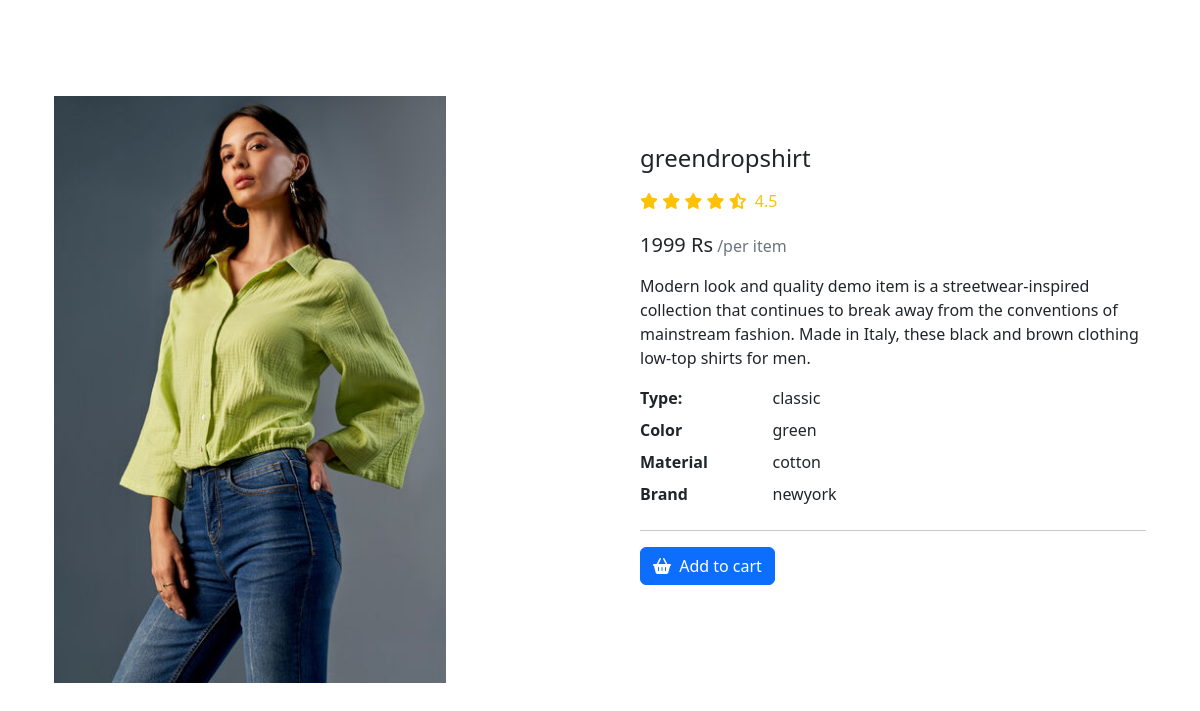
Screenshot of /details/29/ with the database file from the repository.
### app1/models.py (models this page shows)
class Dress(models.Model):
    name=models.CharField(max_length=250)
    price=models.IntegerField()
    brand=models.CharField(max_length=250)
    img=models.ImageField(upload_to='gallery')
    material=models.CharField(max_length=250)
    type=models.CharField(max_length=250)
    colour=models.CharField(max_length=250)
    def __str__(self):
        return self.name

### app1/views.py (the view)
# urls.py: path('details/<int:id>/',views.details, name="details"),
def details(request,id):
    product=Dress.objects.get(pk=id)
    print(product)
    data={
        'data':product
    }
    return render(request,'details.html',data)

### templates/details.html (shortened to what this page needs)
{% load static %}
<!doctype html>
<html lang="en">
  <head>
    <link href="https://cdn.jsdelivr.net/npm/bootstrap@5.2.3/dist/css/bootstrap.min.css" rel="stylesheet">
    <link rel="stylesheet" href="https://cdnjs.cloudflare.com/ajax/libs/font-awesome/6.4.2/css/all.min.css">
    <link rel="stylesheet" href="{% static 'css/style.css' %}">
  </head>
  <body>
    <div class="container my-5">
        <section class="py-5">
            <div class="container">
              <div class="row gx-5">
                <aside class="col-lg-6">
                  <div class=" justify-content-center">
                      <img  class="w-75 " src="{{data.img.url}}" />
                  </div>
                </aside>
                <main class="col-lg-6 mt-5">
                  <div class="ps-lg-3">
                    <h4 class="title text-dark">
                     {{data.name}}
                    </h4>
                    <div class="d-flex flex-row my-3">
                      <div class="text-warning mb-1 me-2">
                        <i class="fa fa-star"></i>
                        <i class="fa fa-star"></i>
                        <i class="fa fa-star"></i>
                        <i class="fa fa-star"></i>
                        <i class="fas fa-star-half-alt"></i>
                        <span class="ms-1">
                          4.5
                        </span>
                      </div>
                    </div>
                    <div class="mb-3">
                      <span class="h5">{{data.price}} Rs</span>
                      <span class="text-muted">/per item</span>
                    </div>
                    <p>
                      Modern look and quality demo item is a streetwear-inspired collection that continues to break away from the conventions of mainstream fashion. Made in Italy, these black and brown clothing low-top shirts for
                      men.
                    </p>
                    <div class="row">
                      <dt class="col-3">Type:</dt>
                      <dd class="col-9">{{data.type}}</dd>
                      <dt class="col-3">Color</dt>
                      <dd class="col-9">{{data.colour}}</dd>
                      <dt class="col-3">Material</dt>
                      <dd class="col-9">{{data.material}}</dd>
                      <dt class="col-3">Brand</dt>
                      <dd class="col-9">{{data.brand}}</dd>
                    </div>
                    <hr />
                    <a href="{% url 'add_to_cart' data.id %}" class="btn btn-primary shadow-0"> <i class="me-1 fa fa-shopping-basket"></i> Add to cart </a>
                  </div>
                </main>
              </div>
            </div>
          </section>
    </div>
</body>
</html>

### rows the page displays
Dress: img (picture), name "greendropshirt", price "1999", type "classic", colour "green", material "cotton", brand "newyork"
